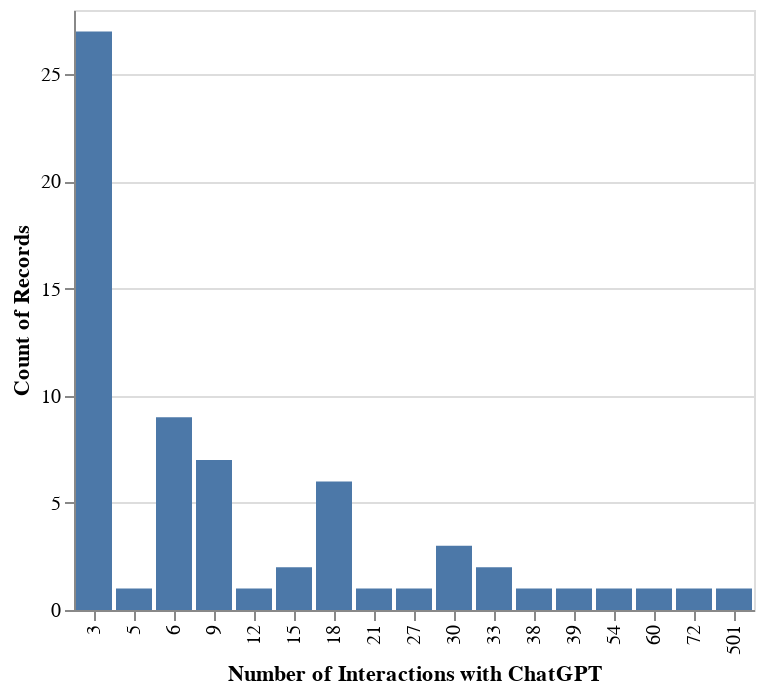

Notebook code cell kept with this figure:
### Code cell
# Checking histogarm
# df_url_count.hist(column="URL_chatgptsharing")
alt.Chart(df_repo_count).mark_bar().encode(
    x=alt.X("URL_chatgptsharing:N", title="Number of Interactions with ChatGPT"),
    y="count()",
)

### Figure 1 — Vega-Lite specification as saved in the notebook (floating-point values rounded to 4 significant figures)
{"config": {"view": {"continuousWidth": 300, "continuousHeight": 300}}, "data": {"name": "data-fc59c76eb04d6aaab4f4b585e3b3712d"}, "mark": {"type": "bar"}, "encoding": {"x": {"field": "URL_chatgptsharing", "title": "Number of Interactions with ChatGPT", "type": "nominal"}, "y": {"aggregate": "count", "type": "quantitative"}}, "$schema": "https://vega.github.io/schema/vega-lite/v5.20.1.json", "datasets": {"data-fc59c76eb04d6aaab4f4b585e3b3712d": [{"RepoName": "ActivityWatch/aw-server", "URL_chatgptsharing": 3}, {"RepoName": "AndyGrant/OpenBench", "URL_chatgptsharing": 3}, {"RepoName": "AntonOsika/gpt-engineer", "URL_chatgptsharing": 54}, {"RepoName": "D3Zyre/Copy-All-Files-From-Folder", "URL_chatgptsharing": 6}, {"RepoName": "Delgan/loguru", "URL_chatgptsharing": 9}, {"RepoName": "Elucidation/mapf-multiagent-robot-planning", "URL_chatgptsharing": 18}, {"RepoName": "Email-Generation/email_generation", "URL_chatgptsharing": 501}, {"RepoName": "GreyDGL/PentestGPT", "URL_chatgptsharing": 6}, {"RepoName": "HaroldMitts/VoAIce", "URL_chatgptsharing": 3}, {"RepoName": "Hochfrequenz/kohlrahbi", "URL_chatgptsharing": 3}, {"RepoName": "MauriceLe/PIMS", "URL_chatgptsharing": 3}, {"RepoName": "NA-MIC/ProjectWeek", "URL_chatgptsharing": 3}, {"RepoName": "OpenAdaptAI/OpenAdapt", "URL_chatgptsharing": 38}, {"RepoName": "PromtEngineer/localGPT", "URL_chatgptsharing": 39}, {"RepoName": "RND247/Pype-Synthetic-Data-for-Testing", "URL_chatgptsharing": 6}, {"RepoName": "SafEight/wdm-project", "URL_chatgptsharing": 6}, {"RepoName": "Shreya-R-Dixit-Memorial-Foundation/EyeDaV2", "URL_chatgptsharing": 3}, {"RepoName": "Significant-Gravitas/Auto-GPT", "URL_chatgptsharing": 3}, {"RepoName": "SuffolkLITLab/docassemble-ALToolbox", "URL_chatgptsharing": 9}, {"RepoName": "aahnik/temple-web", "URL_chatgptsharing": 3}, {"RepoName": "aiplanethub/genai-stack", "URL_chatgptsharing": 3}, {"RepoName": "app-sre/qontract-reconcile", "URL_chatgptsharing": 15}, {"RepoName": "bancaditalia/black-it", "URL_chatgptsharing": 3}, {"RepoName": "bbelderbos/htmx-demo", "URL_chatgptsharing": 9}, {"RepoName": "chitalian/gptask", "URL_chatgptsharing": 3}, {"RepoName": "comfyanonymous/ComfyUI", "URL_chatgptsharing": 3}, {"RepoName": "davidusb-geek/emhass", "URL_chatgptsharing": 9}, {"RepoName": "dobbelina/repository.dobbelina", "URL_chatgptsharing": 6}, {"RepoName": "dtch1997/gpt-text-gym", "URL_chatgptsharing": 33}, {"RepoName": "embedchain/embedchain", "URL_chatgptsharing": 3}, {"RepoName": "gorillamania/AICodeBot", "URL_chatgptsharing": 30}, {"RepoName": "icecube/pisa", "URL_chatgptsharing": 3}, {"RepoName": "internetarchive/openlibrary", "URL_chatgptsharing": 9}, {"RepoName": "jasonacox/Powerwall-Dashboard", "URL_chatgptsharing": 18}, {"RepoName": "jefftriplett/frontmatter-cli", "URL_chatgptsharing": 18}, {"RepoName": "karpathy/ng-video-lecture", "URL_chatgptsharing": 6}, {"RepoName": "kroitor/asciichart", "URL_chatgptsharing": 3}, {"RepoName": "kukulich/home-assistant-jablotron100", "URL_chatgptsharing": 3}, {"RepoName": "langchain-ai/langchain", "URL_chatgptsharing": 21}, {"RepoName": "livingbio/gpt-fn", "URL_chatgptsharing": 6}, {"RepoName": "meltyyyyy/ICR-2023", "URL_chatgptsharing": 18}, {"RepoName": "mesonbuild/meson", "URL_chatgptsharing": 3}, {"RepoName": "metaphorsystems/metaphor-python", "URL_chatgptsharing": 6}, {"RepoName": "microsoft/visionmetrics", "URL_chatgptsharing": 3}, {"RepoName": "monarch-initiative/oai-monarch-plugin", "URL_chatgptsharing": 3}, {"RepoName": "mpoon/gpt-repository-loader", "URL_chatgptsharing": 3}, {"RepoName": "mprib/pyxy3d", "URL_chatgptsharing": 18}, {"RepoName": "nuhmanpk/Webtrench", "URL_chatgptsharing": 12}, {"RepoName": "omegaui/linux-voice-control", "URL_chatgptsharing": 33}, {"RepoName": "paul-gauthier/aider", "URL_chatgptsharing": 3}, {"RepoName": "related-sciences/nxontology-ml", "URL_chatgptsharing": 3}, {"RepoName": "roslinmahmud/easy-hire-backend", "URL_chatgptsharing": 3}, {"RepoName": "simonw/asgi-proxy-lib", "URL_chatgptsharing": 30}, {"RepoName": "simonw/datasette-render-markdown", "URL_chatgptsharing": 27}, {"RepoName": "simonw/llm-replicate", "URL_chatgptsharing": 6}, {"RepoName": "simonw/sqlite-utils", "URL_chatgptsharing": 18}, {"RepoName": "simonw/symbex", "URL_chatgptsharing": 30}, {"RepoName": "simonw/ttok", "URL_chatgptsharing": 3}, {"RepoName": "sugi-01096/72", "URL_chatgptsharing": 5}, {"RepoName": "teremterem/botmerger", "URL_chatgptsharing": 9}, {"RepoName": "theonlysam/blackjack", "URL_chatgptsharing": 3}, {"RepoName": "tinygrad/tinygrad", "URL_chatgptsharing": 15}, {"RepoName": "udayhello/handwritten1", "URL_chatgptsharing": 72}, {"RepoName": "uuid6/prototypes", "URL_chatgptsharing": 60}, {"RepoName": "wafflestudio/wacruit-server", "URL_chatgptsharing": 3}, {"RepoName": "welfare-state-analytics/riksdagen-corpus", "URL_chatgptsharing": 9}]}}
